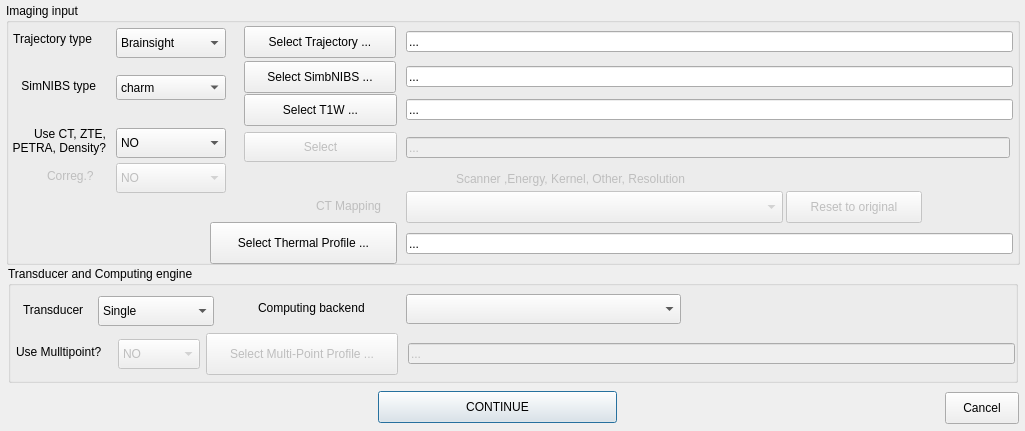
<?xml version="1.0" encoding="UTF-8"?>
<ui version="4.0">
 <class>Dialog</class>
 <widget class="QDialog" name="Dialog">
  <property name="geometry">
   <rect>
    <x>0</x>
    <y>0</y>
    <width>1025</width>
    <height>431</height>
   </rect>
  </property>
  <property name="windowTitle">
   <string>Dialog</string>
  </property>
  <widget class="QPushButton" name="ContinuepushButton">
   <property name="geometry">
    <rect>
     <x>378</x>
     <y>391</y>
     <width>239</width>
     <height>32</height>
    </rect>
   </property>
   <property name="text">
    <string>CONTINUE</string>
   </property>
  </widget>
  <widget class="QGroupBox" name="groupBox">
   <property name="geometry">
    <rect>
     <x>6</x>
     <y>3</y>
     <width>1014</width>
     <height>262</height>
    </rect>
   </property>
   <property name="autoFillBackground">
    <bool>false</bool>
   </property>
   <property name="styleSheet">
    <string notr="true"/>
   </property>
   <property name="title">
    <string>Imaging input</string>
   </property>
   <widget class="QLabel" name="CoregCTlabel">
    <property name="enabled">
     <bool>false</bool>
    </property>
    <property name="geometry">
     <rect>
      <x>41</x>
      <y>165</y>
      <width>58</width>
      <height>16</height>
     </rect>
    </property>
    <property name="text">
     <string>Correg.?</string>
    </property>
   </widget>
   <widget class="QPushButton" name="SelT1WpushButton">
    <property name="geometry">
     <rect>
      <x>238</x>
      <y>91</y>
      <width>153</width>
      <height>32</height>
     </rect>
    </property>
    <property name="styleSheet">
     <string notr="true"/>
    </property>
    <property name="text">
     <string>Select T1W ...</string>
    </property>
    <property name="autoDefault">
     <bool>false</bool>
    </property>
    <property name="flat">
     <bool>false</bool>
    </property>
   </widget>
   <widget class="QPushButton" name="SelCTpushButton">
    <property name="enabled">
     <bool>false</bool>
    </property>
    <property name="geometry">
     <rect>
      <x>238</x>
      <y>129</y>
      <width>153</width>
      <height>30</height>
     </rect>
    </property>
    <property name="styleSheet">
     <string notr="true"/>
    </property>
    <property name="text">
     <string>Select</string>
    </property>
    <property name="autoDefault">
     <bool>false</bool>
    </property>
    <property name="flat">
     <bool>false</bool>
    </property>
   </widget>
   <widget class="QLineEdit" name="SimbNIBSlineEdit">
    <property name="geometry">
     <rect>
      <x>400</x>
      <y>63</y>
      <width>607</width>
      <height>21</height>
     </rect>
    </property>
    <property name="styleSheet">
     <string notr="true"/>
    </property>
    <property name="text">
     <string>...</string>
    </property>
   </widget>
   <widget class="QPushButton" name="SelTProfilepushButton">
    <property name="geometry">
     <rect>
      <x>204</x>
      <y>219</y>
      <width>187</width>
      <height>42</height>
     </rect>
    </property>
    <property name="styleSheet">
     <string notr="true"/>
    </property>
    <property name="text">
     <string>Select Thermal Profile ...</string>
    </property>
    <property name="autoDefault">
     <bool>false</bool>
    </property>
    <property name="flat">
     <bool>false</bool>
    </property>
   </widget>
   <widget class="QLineEdit" name="ThermalProfilelineEdit">
    <property name="geometry">
     <rect>
      <x>400</x>
      <y>230</y>
      <width>607</width>
      <height>21</height>
     </rect>
    </property>
    <property name="styleSheet">
     <string notr="true"/>
    </property>
    <property name="text">
     <string>...</string>
    </property>
   </widget>
   <widget class="QLineEdit" name="CTlineEdit">
    <property name="enabled">
     <bool>false</bool>
    </property>
    <property name="geometry">
     <rect>
      <x>400</x>
      <y>134</y>
      <width>604</width>
      <height>21</height>
     </rect>
    </property>
    <property name="styleSheet">
     <string notr="true"/>
    </property>
    <property name="text">
     <string>...</string>
    </property>
    <property name="cursorPosition">
     <number>3</number>
    </property>
   </widget>
   <widget class="QLineEdit" name="T1WlineEdit">
    <property name="geometry">
     <rect>
      <x>400</x>
      <y>96</y>
      <width>607</width>
      <height>21</height>
     </rect>
    </property>
    <property name="styleSheet">
     <string notr="true"/>
    </property>
    <property name="text">
     <string>...</string>
    </property>
   </widget>
   <widget class="QComboBox" name="CTTypecomboBox">
    <property name="geometry">
     <rect>
      <x>110</x>
      <y>125</y>
      <width>110</width>
      <height>30</height>
     </rect>
    </property>
    <property name="styleSheet">
     <string notr="true"/>
    </property>
    <item>
     <property name="text">
      <string>NO</string>
     </property>
    </item>
    <item>
     <property name="text">
      <string>real CT</string>
     </property>
    </item>
    <item>
     <property name="text">
      <string>ZTE</string>
     </property>
    </item>
    <item>
     <property name="text">
      <string>PETRA</string>
     </property>
    </item>
    <item>
     <property name="text">
      <string>Density</string>
     </property>
    </item>
   </widget>
   <widget class="QPushButton" name="SelSimbNIBSpushButton">
    <property name="geometry">
     <rect>
      <x>238</x>
      <y>58</y>
      <width>152</width>
      <height>32</height>
     </rect>
    </property>
    <property name="styleSheet">
     <string notr="true"/>
    </property>
    <property name="text">
     <string>Select SimbNIBS ...</string>
    </property>
    <property name="autoDefault">
     <bool>false</bool>
    </property>
   </widget>
   <widget class="QLabel" name="label">
    <property name="geometry">
     <rect>
      <x>-8</x>
      <y>114</y>
      <width>108</width>
      <height>48</height>
     </rect>
    </property>
    <property name="text">
     <string>Use CT, ZTE,
PETRA, Density?</string>
    </property>
    <property name="alignment">
     <set>Qt::AlignmentFlag::AlignRight|Qt::AlignmentFlag::AlignTrailing|Qt::AlignmentFlag::AlignVCenter</set>
    </property>
   </widget>
   <widget class="QPushButton" name="SelTrajectorypushButton">
    <property name="geometry">
     <rect>
      <x>238</x>
      <y>23</y>
      <width>152</width>
      <height>32</height>
     </rect>
    </property>
    <property name="styleSheet">
     <string notr="true"/>
    </property>
    <property name="text">
     <string>Select Trajectory ...</string>
    </property>
    <property name="autoDefault">
     <bool>false</bool>
    </property>
   </widget>
   <widget class="QLineEdit" name="TrajectorylineEdit">
    <property name="geometry">
     <rect>
      <x>400</x>
      <y>28</y>
      <width>607</width>
      <height>21</height>
     </rect>
    </property>
    <property name="styleSheet">
     <string notr="true"/>
    </property>
    <property name="text">
     <string>...</string>
    </property>
   </widget>
   <widget class="QComboBox" name="TrajectoryTypecomboBox">
    <property name="geometry">
     <rect>
      <x>110</x>
      <y>25</y>
      <width>110</width>
      <height>30</height>
     </rect>
    </property>
    <property name="styleSheet">
     <string notr="true"/>
    </property>
    <item>
     <property name="text">
      <string>Brainsight</string>
     </property>
    </item>
    <item>
     <property name="text">
      <string>Slicer</string>
     </property>
    </item>
    <item>
     <property name="text">
      <string>Localite</string>
     </property>
    </item>
   </widget>
   <widget class="QComboBox" name="CoregCTcomboBox">
    <property name="enabled">
     <bool>false</bool>
    </property>
    <property name="geometry">
     <rect>
      <x>110</x>
      <y>160</y>
      <width>110</width>
      <height>30</height>
     </rect>
    </property>
    <property name="styleSheet">
     <string notr="true"/>
    </property>
    <item>
     <property name="text">
      <string>NO</string>
     </property>
    </item>
    <item>
     <property name="text">
      <string>CT to MRI</string>
     </property>
    </item>
   </widget>
   <widget class="QComboBox" name="SimbNIBSTypecomboBox">
    <property name="geometry">
     <rect>
      <x>110</x>
      <y>72</y>
      <width>110</width>
      <height>25</height>
     </rect>
    </property>
    <property name="styleSheet">
     <string notr="true"/>
    </property>
    <item>
     <property name="text">
      <string>charm</string>
     </property>
    </item>
    <item>
     <property name="text">
      <string>headreco</string>
     </property>
    </item>
   </widget>
   <widget class="QLabel" name="CoregCTlabel_2">
    <property name="enabled">
     <bool>false</bool>
    </property>
    <property name="geometry">
     <rect>
      <x>310</x>
      <y>193</y>
      <width>81</width>
      <height>20</height>
     </rect>
    </property>
    <property name="text">
     <string>CT Mapping</string>
    </property>
   </widget>
   <widget class="QComboBox" name="CTMappingcomboBox">
    <property name="enabled">
     <bool>false</bool>
    </property>
    <property name="geometry">
     <rect>
      <x>400</x>
      <y>188</y>
      <width>377</width>
      <height>32</height>
     </rect>
    </property>
   </widget>
   <widget class="QLabel" name="CoregCTlabel_3">
    <property name="enabled">
     <bool>false</bool>
    </property>
    <property name="geometry">
     <rect>
      <x>450</x>
      <y>166</y>
      <width>281</width>
      <height>20</height>
     </rect>
    </property>
    <property name="text">
     <string>Scanner ,Energy, Kernel, Other, Resolution</string>
    </property>
   </widget>
   <widget class="QPushButton" name="ResetCTMapOriginalpushButton">
    <property name="enabled">
     <bool>false</bool>
    </property>
    <property name="geometry">
     <rect>
      <x>780</x>
      <y>188</y>
      <width>136</width>
      <height>32</height>
     </rect>
    </property>
    <property name="text">
     <string>Reset to original</string>
    </property>
   </widget>
   <widget class="QLabel" name="label_5">
    <property name="geometry">
     <rect>
      <x>-6</x>
      <y>23</y>
      <width>92</width>
      <height>25</height>
     </rect>
    </property>
    <property name="text">
     <string>Trajectory type</string>
    </property>
    <property name="alignment">
     <set>Qt::AlignmentFlag::AlignRight|Qt::AlignmentFlag::AlignTrailing|Qt::AlignmentFlag::AlignVCenter</set>
    </property>
   </widget>
   <widget class="QLabel" name="label_6">
    <property name="geometry">
     <rect>
      <x>-2</x>
      <y>73</y>
      <width>92</width>
      <height>20</height>
     </rect>
    </property>
    <property name="text">
     <string>SimNIBS type</string>
    </property>
    <property name="alignment">
     <set>Qt::AlignmentFlag::AlignRight|Qt::AlignmentFlag::AlignTrailing|Qt::AlignmentFlag::AlignVCenter</set>
    </property>
   </widget>
  </widget>
  <widget class="QGroupBox" name="groupBox_2">
   <property name="geometry">
    <rect>
     <x>8</x>
     <y>266</y>
     <width>1010</width>
     <height>117</height>
    </rect>
   </property>
   <property name="styleSheet">
    <string notr="true"/>
   </property>
   <property name="title">
    <string>Transducer and Computing engine</string>
   </property>
   <widget class="QComboBox" name="TransducerTypecomboBox">
    <property name="geometry">
     <rect>
      <x>90</x>
      <y>30</y>
      <width>116</width>
      <height>30</height>
     </rect>
    </property>
    <property name="styleSheet">
     <string notr="true"/>
    </property>
    <item>
     <property name="text">
      <string>Single</string>
     </property>
    </item>
    <item>
     <property name="text">
      <string>CTX_500</string>
     </property>
    </item>
    <item>
     <property name="text">
      <string>CTX_250</string>
     </property>
    </item>
    <item>
     <property name="text">
      <string>CTX_250_2ch</string>
     </property>
    </item>
    <item>
     <property name="text">
      <string>DPX_500</string>
     </property>
    </item>
    <item>
     <property name="text">
      <string>DPXPC_300</string>
     </property>
    </item>
    <item>
     <property name="text">
      <string>H317</string>
     </property>
    </item>
    <item>
     <property name="text">
      <string>H246</string>
     </property>
    </item>
    <item>
     <property name="text">
      <string>BSonix</string>
     </property>
    </item>
    <item>
     <property name="text">
      <string>REMOPD</string>
     </property>
    </item>
    <item>
     <property name="text">
      <string>I12378</string>
     </property>
    </item>
    <item>
     <property name="text">
      <string>ATAC</string>
     </property>
    </item>
    <item>
     <property name="text">
      <string>R15148</string>
     </property>
    </item>
    <item>
     <property name="text">
      <string>R15287</string>
     </property>
    </item>
    <item>
     <property name="text">
      <string>R15473</string>
     </property>
    </item>
    <item>
     <property name="text">
      <string>R15646</string>
     </property>
    </item>
    <item>
     <property name="text">
      <string>IGT64_500</string>
     </property>
    </item>
    <item>
     <property name="text">
      <string>H301</string>
     </property>
    </item>
    <item>
     <property name="text">
      <string>DomeTx</string>
     </property>
    </item>
    <item>
     <property name="text">
      <string>Add Custom Transducer ...</string>
     </property>
    </item>
   </widget>
   <widget class="QLabel" name="label_2">
    <property name="geometry">
     <rect>
      <x>15</x>
      <y>36</y>
      <width>71</width>
      <height>16</height>
     </rect>
    </property>
    <property name="text">
     <string>Transducer</string>
    </property>
   </widget>
   <widget class="QLabel" name="label_3">
    <property name="geometry">
     <rect>
      <x>250</x>
      <y>32</y>
      <width>121</width>
      <height>20</height>
     </rect>
    </property>
    <property name="text">
     <string>Computing backend</string>
    </property>
   </widget>
   <widget class="QComboBox" name="ComputingEnginecomboBox">
    <property name="geometry">
     <rect>
      <x>398</x>
      <y>28</y>
      <width>275</width>
      <height>30</height>
     </rect>
    </property>
    <property name="styleSheet">
     <string notr="true"/>
    </property>
   </widget>
   <widget class="QComboBox" name="MultiPointTypecomboBox">
    <property name="enabled">
     <bool>false</bool>
    </property>
    <property name="geometry">
     <rect>
      <x>110</x>
      <y>73</y>
      <width>82</width>
      <height>30</height>
     </rect>
    </property>
    <property name="styleSheet">
     <string notr="true"/>
    </property>
    <item>
     <property name="text">
      <string>NO</string>
     </property>
    </item>
    <item>
     <property name="text">
      <string>YES</string>
     </property>
    </item>
   </widget>
   <widget class="QLabel" name="label_4">
    <property name="geometry">
     <rect>
      <x>8</x>
      <y>78</y>
      <width>102</width>
      <height>16</height>
     </rect>
    </property>
    <property name="text">
     <string>Use Mulltipoint?</string>
    </property>
   </widget>
   <widget class="QLineEdit" name="MultiPointlineEdit">
    <property name="enabled">
     <bool>false</bool>
    </property>
    <property name="geometry">
     <rect>
      <x>400</x>
      <y>77</y>
      <width>607</width>
      <height>21</height>
     </rect>
    </property>
    <property name="styleSheet">
     <string notr="true"/>
    </property>
    <property name="text">
     <string>...</string>
    </property>
    <property name="cursorPosition">
     <number>3</number>
    </property>
   </widget>
   <widget class="QPushButton" name="SelMultiPointProfilepushButton">
    <property name="enabled">
     <bool>false</bool>
    </property>
    <property name="geometry">
     <rect>
      <x>198</x>
      <y>67</y>
      <width>192</width>
      <height>42</height>
     </rect>
    </property>
    <property name="styleSheet">
     <string notr="true"/>
    </property>
    <property name="text">
     <string>Select Multi-Point Profile ...</string>
    </property>
    <property name="autoDefault">
     <bool>false</bool>
    </property>
    <property name="flat">
     <bool>false</bool>
    </property>
   </widget>
  </widget>
  <widget class="QPushButton" name="CancelpushButton">
   <property name="geometry">
    <rect>
     <x>945</x>
     <y>392</y>
     <width>74</width>
     <height>32</height>
    </rect>
   </property>
   <property name="text">
    <string>Cancel</string>
   </property>
  </widget>
 </widget>
 <resources/>
 <connections/>
</ui>
